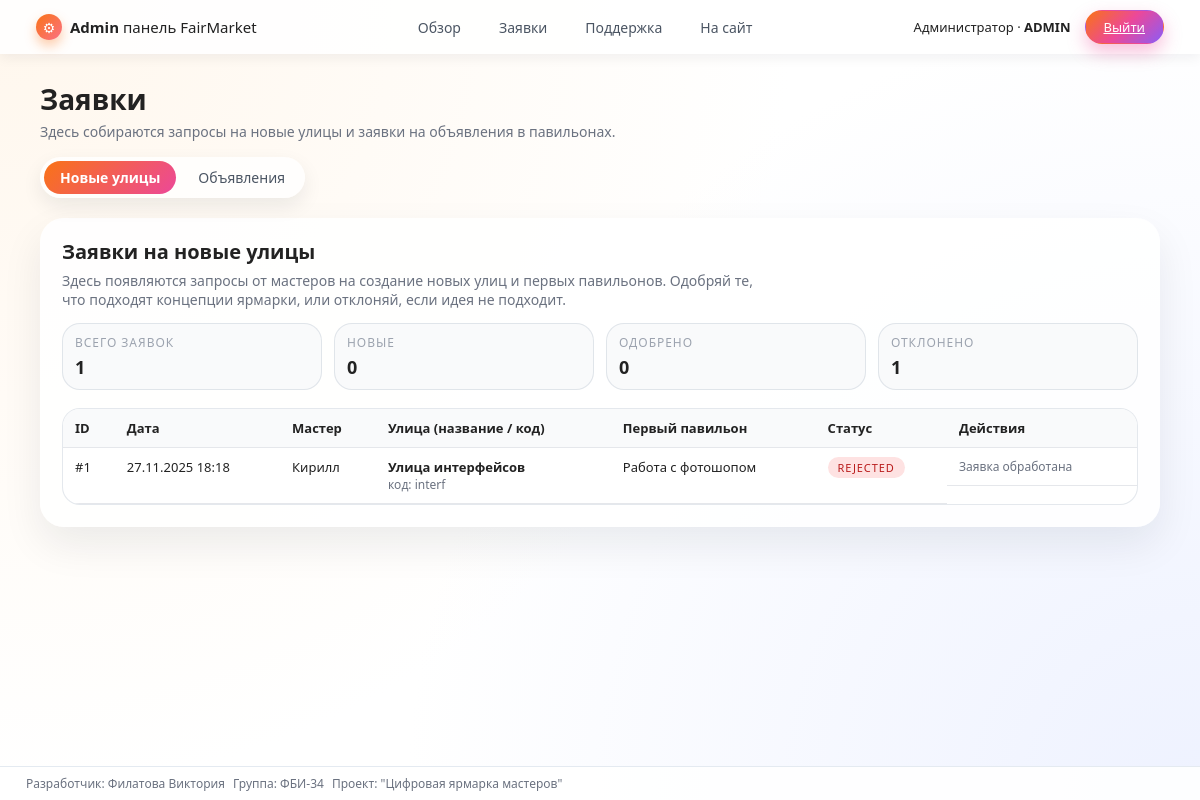
Before: /admin/requests (signed in) with the older database file.
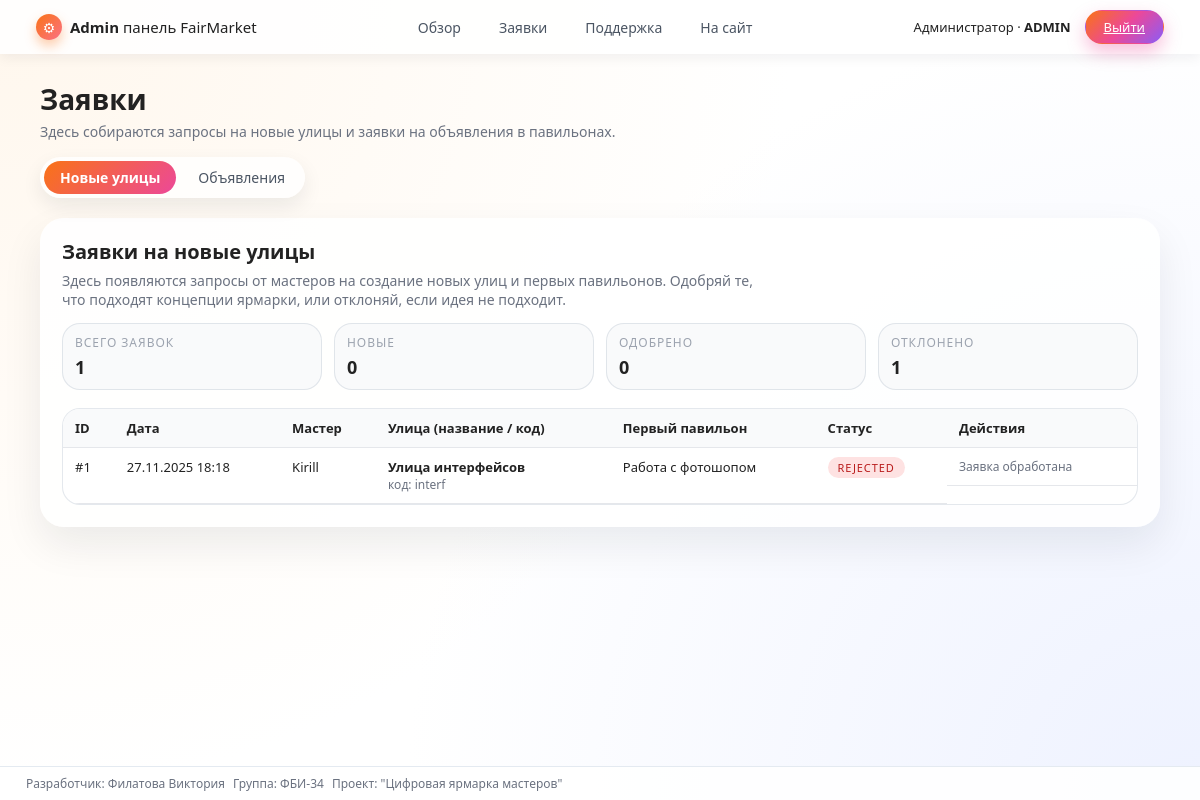
After: the same page with the newer database file.
### app.py (models this page shows)
class StreetRequest(db.Model):
    __tablename__ = "street_requests"
    id = db.Column(db.Integer, primary_key=True)
    user_id = db.Column(db.Integer, db.ForeignKey("users.id"), nullable=False)
    user = db.relationship("User", backref="street_requests")
    street_name = db.Column(db.String(120), nullable=False)
    street_code = db.Column(db.String(50), nullable=False)
    pavilion_title = db.Column(db.String(150), nullable=False)
    pavilion_desc = db.Column(db.Text, nullable=True)
    status = db.Column(db.String(20), nullable=False, default="pending")
    created_at = db.Column(db.DateTime, default=datetime.utcnow)
    street_id = db.Column(db.Integer, db.ForeignKey("streets.id"), nullable=True)

class User(db.Model):
    __tablename__ = "users"
    id = db.Column(db.Integer, primary_key=True)
    username = db.Column(db.String(120), nullable=False)
    email = db.Column(db.String(120), unique=True, nullable=False)
    password = db.Column(db.String(200), nullable=False)  # тут хеш
    role = db.Column(db.String(20), nullable=False, default="user")  # user/master/admin

### app.py (the view)
@app.route("/admin/requests")
@admin_required
def admin_requests():
    fio, group = get_student_info()
    requests_list = StreetRequest.query.order_by(
        StreetRequest.created_at.desc()
    ).all()
    stats = {
        "total": len(requests_list),
        "pending": sum(1 for r in requests_list if r.status == "pending"),
        "approved": sum(1 for r in requests_list if r.status == "approved"),
        "rejected": sum(1 for r in requests_list if r.status == "rejected"),
    }
    return render_template(
        "admin_requests.html",
        fio=fio,
        group=group,
        requests=requests_list,
        stats=stats,
    )

### app.py (called while the page is built, shortened)
def get_student_info():
    return "Филатова Виктория", "ФБИ-34"

def recalc_unread_total():
    if "user_id" not in session:
        session["unread_total"] = 0
        return
    user_id = session["user_id"]
    role = session.get("user_role")
    unread_total = AdMessage.query.filter_by(
        receiver_id=user_id,
        is_read=False,
    ).count()
    session["unread_total"] = unread_total

def recalc_support_badge():
    if "user_id" not in session:
        session["support_unread"] = 0
        session["admin_support_new"] = 0
        return
    role = session.get("user_role")
    if role == "admin":
        session["support_unread"] = 0
        session["admin_support_new"] = SupportMessage.query.filter_by(
            status="new"
        ).count()
        return

@app.before_request
def auto_update_unread():
    if "user_id" in session:
        recalc_unread_total()
        recalc_support_badge()
        recalc_admin_counters()
    else:
        session["unread_total"] = 0
        session["support_unread"] = 0
        session["admin_support_new"] = 0
        session["admin_requests"] = 0

### templates/admin_requests.html (shortened to what the changed rows need)
{% extends "admin_base.html" %}
{% block content %}
<div class="admin-page-header">
    <h1 class="admin-page-title">Заявки</h1>
</div>
<section class="admin-section">
    <h2 class="admin-section-title">Заявки на новые улицы</h2>
    {% if requests %}
    <div class="admin-table-wrapper">
        <table class="admin-table">
            <thead>
            <tr>
                <th>ID</th>
                <th>Дата</th>
                <th>Мастер</th>
                <th>Улица (название / код)</th>
                <th>Первый павильон</th>
                <th>Статус</th>
                <th class="admin-table-actions-col">Действия</th>
            </tr>
            </thead>
            <tbody>
            {% for req in requests %}
                <tr>
                    <td>#{{ req.id }}</td>
                    <td>
                        {{ req.created_at.strftime("%d.%m.%Y %H:%M") if req.created_at }}
                    </td>
                    <td>{{ req.user.username }}</td>
                    <td>
                        <div class="admin-table-main">{{ req.street_name }}</div>
                        <div class="admin-table-sub">код: {{ req.street_code }}</div>
                    </td>
                    <td>{{ req.pavilion_title }}</td>
                    <td>
                        {% if req.status == "pending" %}
                            <span class="admin-status admin-status-pending">pending</span>
                        {% elif req.status == "approved" %}
                            <span class="admin-status admin-status-approved">approved</span>
                        {% elif req.status == "rejected" %}
                            <span class="admin-status admin-status-rejected">rejected</span>
                        {% endif %}
                    </td>
                    <td class="admin-table-actions">
                        {% if req.status == "pending" %}
                            <form method="post"
                                  action="{{ url_for('approve_request', req_id=req.id) }}">
                                <button type="submit"
                                        class="btn btn-small btn-success">
                                    Одобрить
                                </button>
                            </form>
                            <form method="post"
                                  action="{{ url_for('reject_request', req_id=req.id) }}">
                                <button type="submit"
                                        class="btn btn-small btn-outline-danger">
                                    Отклонить
                                </button>
                            </form>
                        {% else %}
                            <span class="admin-table-sub">Заявка обработана</span>
                        {% endif %}
                    </td>
                </tr>
            {% endfor %}
            </tbody>
        </table>
    </div>
    {% else %}
        <div class="admin-empty">
            <h3>Заявок пока нет.</h3>
            <p>Как только мастера начнут просить новые улицы, они появятся здесь.</p>
        </div>
    {% endif %}
</section>
{% endblock %}

Changed rows visible on the page:
changed through a linked row, StreetRequest "Улица интерфейсов": user.username "Кирилл" → "Kirill"
